Frame 1 (no input): blank canvas, image omitted
Frame 60 (the mouse pressed at the canvas centre just before this capture): blank canvas, image omitted
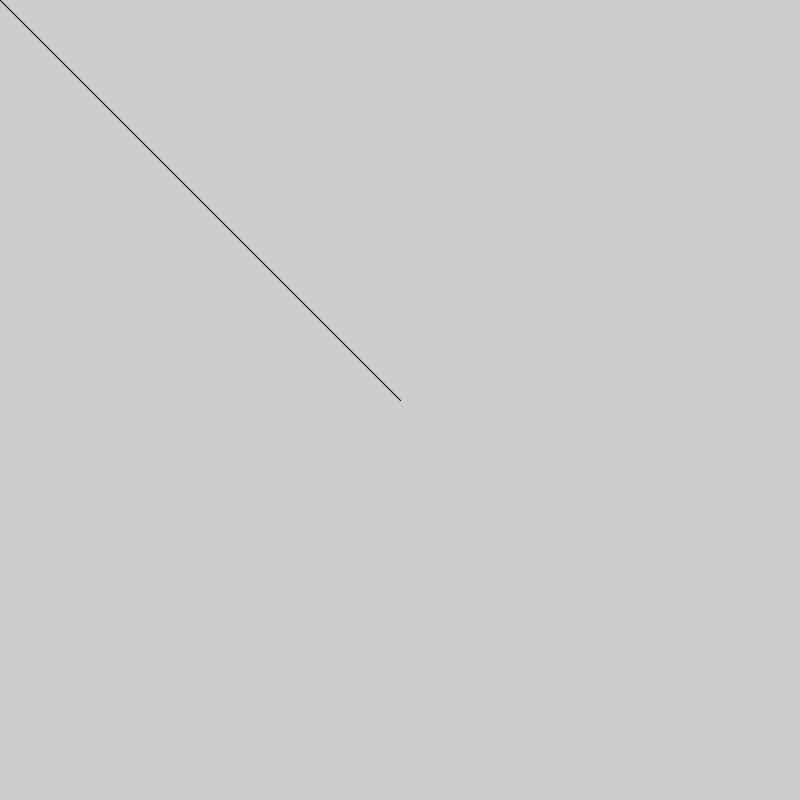
Frame 120 (the mouse held since frame 60 and released just before this capture)

The Processing sketch whose frames 1 and 60 were blank and that drew this single picture after the mouse press (run headless with seeded random() and noise(); from frame 60 on, the mouse is pressed at the canvas centre):

// Processing sketch: Ornek_5
// ── Ornek_5.pde
int curX,curY;
int oldX,oldY;

void setup(){
  size(800,800);
  curY = mouseY;
  oldY = mouseY;
  curX = mouseX;
  oldX = mouseX;
}

void draw(){
  curY = mouseY;
  curX = mouseX;
  line(curX,curY,oldX,oldY);
  oldX = curX;
  oldY = curY;
  delay(100);
}
